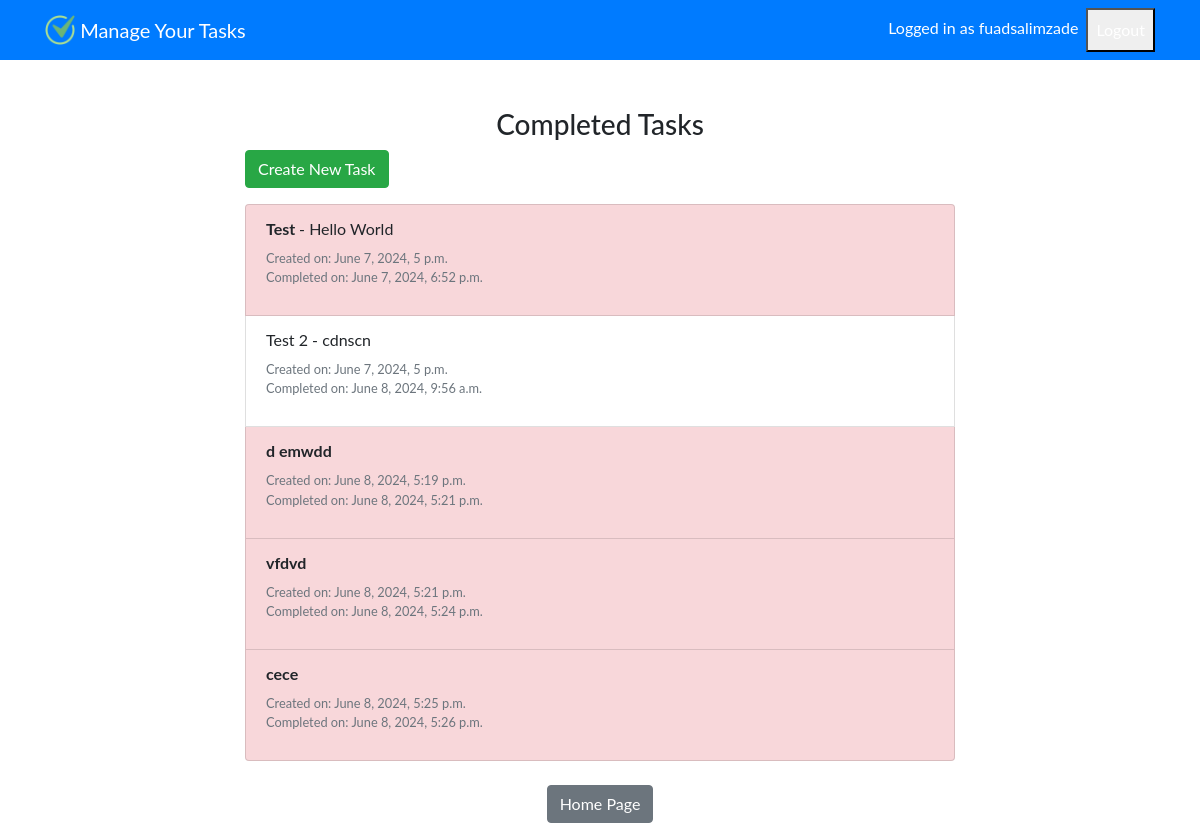
The app's page /completedtasks/ (signed in) with its own data.
### task/models.py (models this page shows, shortened)
class Task(models.Model):
    title = models.CharField(max_length=100)
    description = models.TextField(max_length=250, blank=True)
    created = models.DateTimeField(auto_now_add=True)
    datecompleted = models.DateTimeField(null=True, blank=True)
    important = models.BooleanField(default=False)
    user = models.ForeignKey(User, on_delete=models.CASCADE)

### task/views.py (the view)
# urls.py: path("completedtasks/", views.completedtasks, name="completedtasks"),
def completedtasks(request):
    tasks = Task.objects.filter(user=request.user, datecompleted__isnull=False)
    return render(request, "task/completedtasks.html", {"tasks": tasks})

### task/templates/task/completedtasks.html
{% extends "task/base.html" %}
{% block content %}
<div class="container mt-5">
  <div class="row justify-content-center">
    <div class="col-md-8">
      <h3 class="text-center">Completed Tasks</h3>
      <div class="mb-3">
        <a href="{% url 'createtask' %}" class="btn btn-success">Create New Task</a>
      </div>
      <ul class="list-group">
        {% for task in tasks %}
        <li class="list-group-item {% if task.important %}important-task {% endif %}">
          {% if task.important %}<b>{% endif %}
          <a href="{% url 'completedtask' task.id %}" class="task-link">{{ task.title }}</a>
          {% if task.important %}</b>{% endif %}
          {% if task.description %} - {{ task.description }}{% endif %}
          <p class="small text-muted mt-2">
            Created on: {{ task.created }}<br>
            Completed on: {{ task.datecompleted }}
          </p>
        </li>
        {% endfor %}
      </ul>
      <div class="text-center mt-4">
        <a href="{% url 'home' %}" class="btn btn-secondary">Home Page</a>
      </div>
    </div>
  </div>
</div>
{% endblock %}

### task/templates/task/base.html (shortened to what this page needs)
{% load static %}
<!doctype html>
<html lang="en">
  <head>
    <link rel="stylesheet" href="https://stackpath.bootstrapcdn.com/bootstrap/4.4.1/css/bootstrap.min.css">
    <link href="{% static "css/style.css" %}" rel="stylesheet">
  </head>
  <body>
    <nav class="navbar navbar-expand-md navbar-light bg-primary">
      <div class="container">
        <a class="navbar-brand" href="{% url 'home' %}">
          <img src="{% static 'task/check-mark.png' %}" width="30" height="30" class="d-inline-block align-top" alt="created by juicy_fish https://www.flaticon.com/free-icons/done"/>
          <span>Manage Your Tasks</span>
        </a>
        <div class="collapse navbar-collapse" id="navbarNav">
          <ul class="navbar-nav ml-auto">
             {% if user.is_authenticated %}
            <span class="nav-link"> Logged in as {{ user.username }}</span>
            <li class="nav-item">
              <form method="POST" action="{% url 'logoutuser' %}">
                <button class="nav-link" type="submit">Logout</button>
              </form>
            </li>
            {% endif %}
          </ul>
        </div>
        </div>
    </nav>
    <div class="container content-font" >
      {% block content %}
      {% endblock %}
    </div>
    </body>
</html>

### task/static/css/style.css (style rules this page uses)
.navbar .navbar-brand { color: white !important; }
.navbar .nav-link { color: white !important; }
body { font-family: 'Lato', sans-serif; }
.task-link { color: inherit; text-decoration: none; }
.important-task { background-color: #f8d7da; }

### records on screen
Task: title "Test", description "Hello World", created "June 7, 2024, 5 p.m.", datecompleted "June 7, 2024, 6:52 p.m."
Task: title "Test 2", description "cdnscn", created "June 7, 2024, 5 p.m.", datecompleted "June 8, 2024, 9:56 a.m."
Task: title "d emwdd", created "June 8, 2024, 5:19 p.m.", datecompleted "June 8, 2024, 5:21 p.m."
Task: title "vfdvd", created "June 8, 2024, 5:21 p.m.", datecompleted "June 8, 2024, 5:24 p.m."
Task: title "cece", created "June 8, 2024, 5:25 p.m.", datecompleted "June 8, 2024, 5:26 p.m."

### other values on screen
{{ user.username }} "fuadsalimzade"
